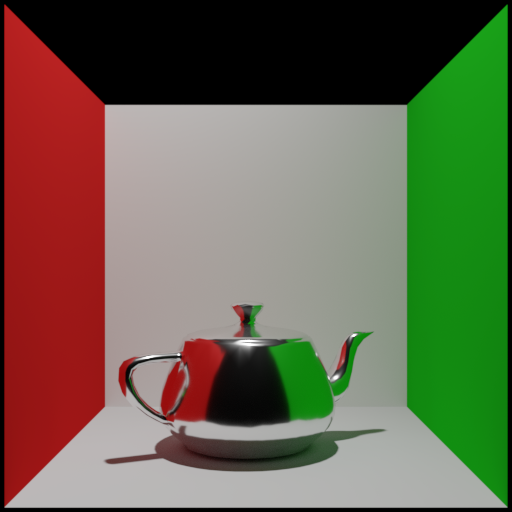
#> input picture docs/assets/metal-015/A_reference.png, 512 x 512 px, found by its file name
$ python build_report_figures.py
#> lines starting #> are read from the running program, lines starting #| are printed output that depends on the picture
from pathlib import Path
import sys,json
r=Path(__file__).parent;sys.path.insert(0,str(r/'.deps'))
import matplotlib
matplotlib.use('Agg')
import matplotlib.pyplot as plt
from matplotlib.colors import Normalize
from matplotlib.cm import ScalarMappable
from PIL import Image
plt.rcParams.update({'font.size':8,'font.family':'STIXGeneral','mathtext.fontset':'stix'})
assets=r.parent/'docs'/'assets';out=r/'figures';out.mkdir(exist_ok=True)
for id,name in [('official-cornell','cbox'),('metal-040','metal'),('sponza-architecture','sponza')]:
 d=assets/id
 fig,axes=plt.subplots(1,3,figsize=(7.1,2.25),layout='constrained')
 for ax,fn,title in zip(axes,['A_reference.png','B_prediction.png','error.png'],['A  Cycles','B  RenderFormer','Mean absolute RGB error']):
  ax.imshow(Image.open(d/fn));ax.axis('off');ax.set_title(title,fontsize=9,pad=4)
 cb=fig.colorbar(ScalarMappable(norm=Normalize(0,.25),cmap='magma'),ax=axes[2],fraction=.05,pad=.025,ticks=[0,.125,.25]);cb.ax.tick_params(labelsize=7)
 fig.savefig(out/(name+'-comparison.png'),dpi=350);plt.close(fig)
#> after `fig.savefig(out / (name + '-comparison.png'), dpi=350)`:
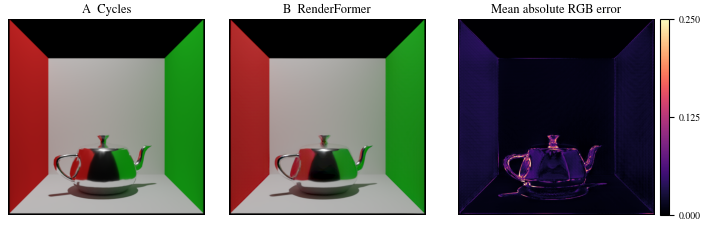
#> figure drawn by matplotlib, 4 panels
#> after `fig.savefig(out / (name + '-comparison.png'), dpi=350)`:
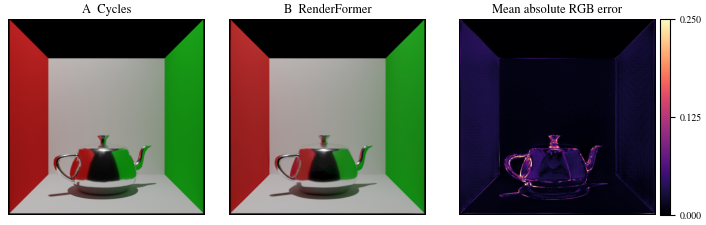
#> figure drawn by matplotlib, 4 panels
#> (the run stopped early here; a loop or call above may not have finished)
